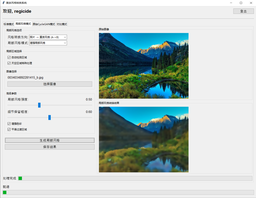
#> input picture examples/局部风格.png, 256 x 198 px, shrunk from 1500 x 1161 before the run
$ python improved_smooth.py --input 'examples/局部风格.png'   (older library calls are emulated)
#> lines starting #> are read from the running program, lines starting #| are printed output that depends on the picture; after the words box and inside, x2 and y2 are one past the last pixel; in counts of white or black regions, pixels touching at a corner belong together
import torch
import torch.nn as nn
import torch.nn.functional as F
from PIL import Image
import numpy as np
import cv2
import os
import argparse

def adaptive_color_correction(img, blocks_detected=None, radius=50):
    """自适应颜色校正，只处理检测到色块的区域"""
    # 转换为numpy数组
    if isinstance(img, Image.Image):
        img_np = np.array(img)
    else:
        img_np = img.copy()

    # 如果未提供色块检测结果，尝试自动检测
    if blocks_detected is None:
        blocks_detected = detect_color_blocks(img_np)

    # 如果检测到色块
    if blocks_detected.any():
        # 创建结果图像
        result = img_np.copy()

        # 对每个检测到色块的区域进行局部处理
        for y in range(blocks_detected.shape[0]):
            for x in range(blocks_detected.shape[1]):
                if blocks_detected[y, x]:
                    # 获取该点周围的区域
                    y_start = max(0, y - radius)
                    y_end = min(img_np.shape[0], y + radius + 1)
                    x_start = max(0, x - radius)
                    x_end = min(img_np.shape[1], x + radius + 1)

                    # 计算该区域的均值
                    region = img_np[y_start:y_end, x_start:x_end]
                    mean_color = np.mean(region, axis=(0, 1))

                    # 平滑过渡
                    weight = 0.5  # 混合权重
                    result[y, x] = weight * img_np[y, x] + (1 - weight) * mean_color

        # 返回处理后的图像
        if isinstance(img, Image.Image):
            return Image.fromarray(result)
        return result

    # 如果没有检测到色块，返回原图
    return img

def detect_color_blocks(img, threshold=30, kernel_size=11):
    """检测图像中的色块区域"""
    # 确保图像是numpy数组
    if isinstance(img, Image.Image):
        img_np = np.array(img)
    else:
        img_np = img

    # 转换为RGB
    if len(img_np.shape) == 2:
        img_rgb = cv2.cvtColor(img_np, cv2.COLOR_GRAY2RGB)
    else:
        img_rgb = img_np

    # 转换为LAB颜色空间
    img_lab = cv2.cvtColor(img_rgb, cv2.COLOR_RGB2LAB)

    # 计算局部区域的标准差
    a_channel = img_lab[:, :, 1].astype(np.float32)
    b_channel = img_lab[:, :, 2].astype(np.float32)

    # 使用Sobel算子计算梯度
    a_gradient_x = cv2.Sobel(a_channel, cv2.CV_32F, 1, 0, ksize=3)
    a_gradient_y = cv2.Sobel(a_channel, cv2.CV_32F, 0, 1, ksize=3)
    b_gradient_x = cv2.Sobel(b_channel, cv2.CV_32F, 1, 0, ksize=3)
    b_gradient_y = cv2.Sobel(b_channel, cv2.CV_32F, 0, 1, ksize=3)

    # 计算梯度幅度
    a_gradient_mag = np.sqrt(a_gradient_x**2 + a_gradient_y**2)
    b_gradient_mag = np.sqrt(b_gradient_x**2 + b_gradient_y**2)

    # 结合A和B通道的梯度
    combined_gradient = (a_gradient_mag + b_gradient_mag) / 2

    # 使用阈值检测色块边界
    _, block_edges = cv2.threshold(combined_gradient, threshold, 255, cv2.THRESH_BINARY)
    block_edges = block_edges.astype(np.uint8)

    # 膨胀边界
    kernel = np.ones((kernel_size, kernel_size), np.uint8)
    dilated_edges = cv2.dilate(block_edges, kernel, iterations=1)

    return dilated_edges > 0

def edge_preserving_smoothing(img, sigma_s=60, sigma_r=0.4):
    """边缘保留平滑，保持图像清晰度"""
    # 转换为numpy数组
    if isinstance(img, Image.Image):
        img_np = np.array(img)
    else:
        img_np = img

    # 应用双边滤波
    smoothed = cv2.bilateralFilter(img_np, 0, sigma_r*255, sigma_s)

    # 如果原始输入是PIL图像，则返回PIL图像
    if isinstance(img, Image.Image):
        return Image.fromarray(smoothed)

    return smoothed

def detail_enhancing_blend(img, original, alpha=0.3, beta=1.5):
    """增强细节的混合"""
    # 确保两张图像大小相同
    if isinstance(img, Image.Image) and isinstance(original, Image.Image):
        if img.size != original.size:
            original = original.resize(img.size, Image.LANCZOS)

        # 转换为numpy数组
        img_np = np.array(img).astype(float)
        orig_np = np.array(original).astype(float)

        # 提取细节层
        blurred = cv2.GaussianBlur(orig_np, (0, 0), 3)
        detail = orig_np - blurred

        # 混合: 基础图像 + 细节增强
        blended = img_np * (1 - alpha) + orig_np * alpha + detail * beta
        blended = np.clip(blended, 0, 255).astype(np.uint8)

        return Image.fromarray(blended)

    return img

def fix_color_blocks_improved(input_img_path, original_img_path=None, output_img_path=None):
    """改进的色块修复方法，保持图像清晰度"""
#> called with input_img_path = 'examples/局部风格.png', output_img_path = 'output/fixed_image_improved.jpg'
    # 加载生成的图像
    generated_img = Image.open(input_img_path).convert("RGB")
#> generated_img is the input picture: PIL image 256x198 RGB; mean R, G, B 191.5, 202.4, 201

    # 1. 检测色块区域
    blocks_detected = detect_color_blocks(generated_img)
#> in detect_color_blocks, `img_lab = cv2.cvtColor(img_rgb, cv2.COLOR_RGB2LAB)`: img_lab: shape (198, 256, 3); mean of channels 0, 1, 2 204.2, 125.5, 127.9
#> in detect_color_blocks, `b_gradient_x = cv2.Sobel(b_channel, cv2.CV_32F, 1, 0, ksize=3)`:
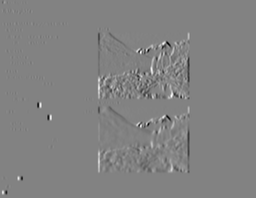
#> b_gradient_x: shape (198, 256) float32; min -301, max 289, mean 0; drawn with min black and max white
#> in detect_color_blocks, `b_gradient_y = cv2.Sobel(b_channel, cv2.CV_32F, 0, 1, ksize=3)`:
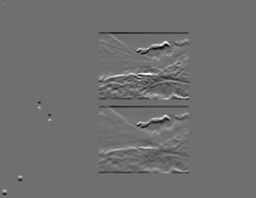
#> b_gradient_y: shape (198, 256) float32; min -297, max 382, mean 0; drawn with min black and max white
#> in detect_color_blocks, `_, block_edges = cv2.threshold(combined_gradient, threshold, 255, cv2...`:
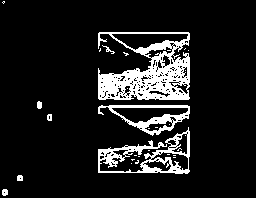
#> block_edges: shape (198, 256) float32; 11.4% white; 30 white regions (22 under 20 px), largest, box (x1, y1, x2, y2) and area: (98, 32, 190, 100) 3300, (98, 127, 190, 174) 1370, (98, 105, 190, 136) 856
#> in detect_color_blocks, `dilated_edges = cv2.dilate(block_edges, kernel, iterations=1)`:
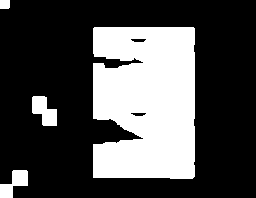
#> dilated_edges: shape (198, 256); 30.2% white; 4 white regions, box (x1, y1, x2, y2) and area: (93, 27, 195, 179) 14286, (32, 96, 57, 126) 495, (0, 170, 28, 198) 434, (0, 0, 10, 9) 89

    # 2. 对检测到的区域应用自适应颜色校正
    color_corrected = adaptive_color_correction(generated_img, blocks_detected)
#> after the loop in adaptive_color_correction, `for y in range(blocks_detected.shape[0]):`:
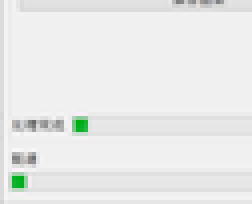
#> region: shape (51, 63, 3) (shown 4 times larger); mean R, G, B 233.3, 234.5, 233.5
#> after the loop in adaptive_color_correction, `for y in range(blocks_detected.shape[0]):`:
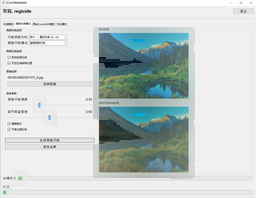
#> result: shape (198, 256, 3); mean R, G, B 197.3, 206.7, 205.6

    # 3. 应用边缘保留平滑
    smoothed_img = edge_preserving_smoothing(color_corrected)
#> in edge_preserving_smoothing, `smoothed = cv2.bilateralFilter(img_np, 0, sigma_r*255, sigma_s)`:
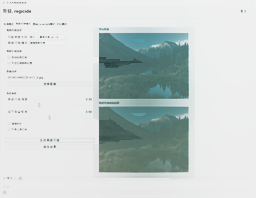
#> smoothed: shape (198, 256, 3); mean R, G, B 199.3, 208.1, 206.9

    # 4. 如果提供了原始图像，则进行细节增强的混合
    if original_img_path and os.path.exists(original_img_path):
        original_img = Image.open(original_img_path).convert("RGB")
        final_img = detail_enhancing_blend(smoothed_img, original_img, alpha=0.1, beta=0.5)
    else:
        final_img = smoothed_img

    # 保存结果
    if output_img_path:
        os.makedirs(os.path.dirname(output_img_path), exist_ok=True)
        final_img.save(output_img_path)
        print(f"已保存处理后的图像至: {output_img_path}")

    return final_img

if __name__ == "__main__":
    parser = argparse.ArgumentParser(description="改进的色块修复方法")
    parser.add_argument("--input", type=str, required=True, help="输入图像路径")
    parser.add_argument("--original", type=str, help="原始图像路径")
    parser.add_argument("--output", type=str, default="output/fixed_image_improved.jpg", help="输出图像路径")

    args = parser.parse_args()

    fix_color_blocks_improved(args.input, args.original, args.output)

$ run again, on examples/局部风格转换.png
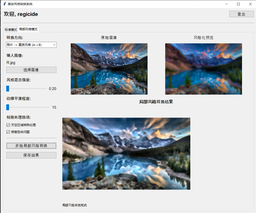
#> input picture examples/局部风格转换.png, 256 x 213 px, shrunk from 1250 x 1039 before the run
#> in fix_color_blocks_improved, generated_img is the input picture: PIL image 256x213 RGB; mean R, G, B 186.3, 191.3, 195.4
#> img_lab: shape (213, 256, 3); mean of channels 0, 1, 2 194.4, 127.9, 125.4
#> in detect_color_blocks, `_, block_edges = cv2.threshold(combined_gradient, threshold, 255, cv2...`:
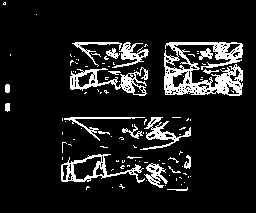
#> block_edges: shape (213, 256) float32; 11% white; 103 white regions (83 under 20 px), largest, box (x1, y1, x2, y2) and area: (164, 42, 243, 96) 2186, (70, 67, 148, 96) 762, (61, 154, 145, 183) 633
#> dilated_edges: shape (213, 256); 40.9% white; 7 white regions, largest, box (x1, y1, x2, y2) and area: (56, 112, 196, 196) 10451, (159, 37, 248, 101) 5580, (65, 37, 154, 101) 5330
#> in edge_preserving_smoothing, `smoothed = cv2.bilateralFilter(img_np, 0, sigma_r*255, sigma_s)`:
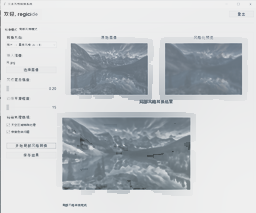
#> smoothed: shape (213, 256, 3); mean R, G, B 196.2, 200.3, 203.8
